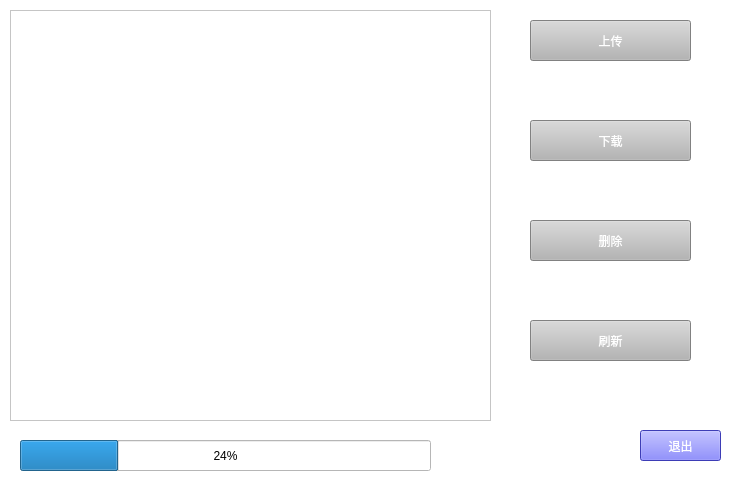
<?xml version="1.0" encoding="UTF-8"?>
<ui version="4.0">
 <class>Form</class>
 <widget class="QWidget" name="Form">
  <property name="geometry">
   <rect>
    <x>0</x>
    <y>0</y>
    <width>745</width>
    <height>491</height>
   </rect>
  </property>
  <property name="windowTitle">
   <string>Form</string>
  </property>
  <property name="styleSheet">
   <string notr="true">background-color: rgb(255, 255, 255);</string>
  </property>
  <widget class="QPushButton" name="put_file">
   <property name="geometry">
    <rect>
     <x>530</x>
     <y>20</y>
     <width>161</width>
     <height>41</height>
    </rect>
   </property>
   <property name="styleSheet">
    <string notr="true">background-color: rgb(181, 181, 181);
font: 18pt &quot;Algerian&quot;;
color: rgb(255, 255, 255);</string>
   </property>
   <property name="text">
    <string>上传</string>
   </property>
  </widget>
  <widget class="QPushButton" name="load_file">
   <property name="geometry">
    <rect>
     <x>530</x>
     <y>120</y>
     <width>161</width>
     <height>41</height>
    </rect>
   </property>
   <property name="styleSheet">
    <string notr="true">background-color: rgb(181, 181, 181);
font: 18pt &quot;Algerian&quot;;
color: rgb(255, 255, 255);</string>
   </property>
   <property name="text">
    <string>下载</string>
   </property>
  </widget>
  <widget class="QListWidget" name="myList">
   <property name="geometry">
    <rect>
     <x>10</x>
     <y>10</y>
     <width>481</width>
     <height>411</height>
    </rect>
   </property>
  </widget>
  <widget class="QPushButton" name="update_file">
   <property name="geometry">
    <rect>
     <x>530</x>
     <y>320</y>
     <width>161</width>
     <height>41</height>
    </rect>
   </property>
   <property name="styleSheet">
    <string notr="true">background-color: rgb(181, 181, 181);
font: 18pt &quot;Algerian&quot;;
color: rgb(255, 255, 255);</string>
   </property>
   <property name="text">
    <string>刷新</string>
   </property>
  </widget>
  <widget class="QPushButton" name="exit_file">
   <property name="geometry">
    <rect>
     <x>640</x>
     <y>430</y>
     <width>81</width>
     <height>31</height>
    </rect>
   </property>
   <property name="styleSheet">
    <string notr="true">font: 18pt &quot;Algerian&quot;;
background-color: rgb(85, 85, 255);
color: rgb(255, 255, 255);</string>
   </property>
   <property name="text">
    <string>退出</string>
   </property>
  </widget>
  <widget class="QProgressBar" name="progressBar">
   <property name="geometry">
    <rect>
     <x>20</x>
     <y>440</y>
     <width>411</width>
     <height>31</height>
    </rect>
   </property>
   <property name="value">
    <number>24</number>
   </property>
  </widget>
  <widget class="QLabel" name="label_fileInfo">
   <property name="geometry">
    <rect>
     <x>440</x>
     <y>440</y>
     <width>71</width>
     <height>31</height>
    </rect>
   </property>
   <property name="font">
    <font>
     <family>微软雅黑</family>
     <pointsize>12</pointsize>
     <weight>50</weight>
     <italic>false</italic>
     <bold>false</bold>
     <underline>false</underline>
     <strikeout>false</strikeout>
     <kerning>true</kerning>
    </font>
   </property>
   <property name="styleSheet">
    <string notr="true">color: rgb(255, 0, 0);</string>
   </property>
   <property name="text">
    <string/>
   </property>
  </widget>
  <widget class="QPushButton" name="delete_file">
   <property name="geometry">
    <rect>
     <x>530</x>
     <y>220</y>
     <width>161</width>
     <height>41</height>
    </rect>
   </property>
   <property name="styleSheet">
    <string notr="true">background-color: rgb(181, 181, 181);
font: 18pt &quot;Algerian&quot;;
color: rgb(255, 255, 255);</string>
   </property>
   <property name="text">
    <string>删除</string>
   </property>
  </widget>
 </widget>
 <resources/>
 <connections>
  <connection>
   <sender>put_file</sender>
   <signal>clicked()</signal>
   <receiver>Form</receiver>
   <slot>put()</slot>
   <hints>
    <hint type="sourcelabel">
     <x>637</x>
     <y>50</y>
    </hint>
    <hint type="destinationlabel">
     <x>698</x>
     <y>59</y>
    </hint>
   </hints>
  </connection>
  <connection>
   <sender>load_file</sender>
   <signal>clicked()</signal>
   <receiver>Form</receiver>
   <slot>download()</slot>
   <hints>
    <hint type="sourcelabel">
     <x>615</x>
     <y>150</y>
    </hint>
    <hint type="destinationlabel">
     <x>700</x>
     <y>150</y>
    </hint>
   </hints>
  </connection>
  <connection>
   <sender>delete_file</sender>
   <signal>clicked()</signal>
   <receiver>Form</receiver>
   <slot>delete()</slot>
   <hints>
    <hint type="sourcelabel">
     <x>629</x>
     <y>251</y>
    </hint>
    <hint type="destinationlabel">
     <x>651</x>
     <y>274</y>
    </hint>
   </hints>
  </connection>
  <connection>
   <sender>update_file</sender>
   <signal>clicked()</signal>
   <receiver>Form</receiver>
   <slot>refresh()</slot>
   <hints>
    <hint type="sourcelabel">
     <x>622</x>
     <y>344</y>
    </hint>
    <hint type="destinationlabel">
     <x>641</x>
     <y>377</y>
    </hint>
   </hints>
  </connection>
  <connection>
   <sender>exit_file</sender>
   <signal>clicked()</signal>
   <receiver>Form</receiver>
   <slot>exit()</slot>
   <hints>
    <hint type="sourcelabel">
     <x>680</x>
     <y>448</y>
    </hint>
    <hint type="destinationlabel">
     <x>680</x>
     <y>474</y>
    </hint>
   </hints>
  </connection>
 </connections>
 <slots>
  <slot>put()</slot>
  <slot>download()</slot>
  <slot>refresh()</slot>
  <slot>exit()</slot>
  <slot>delete()</slot>
 </slots>
</ui>
